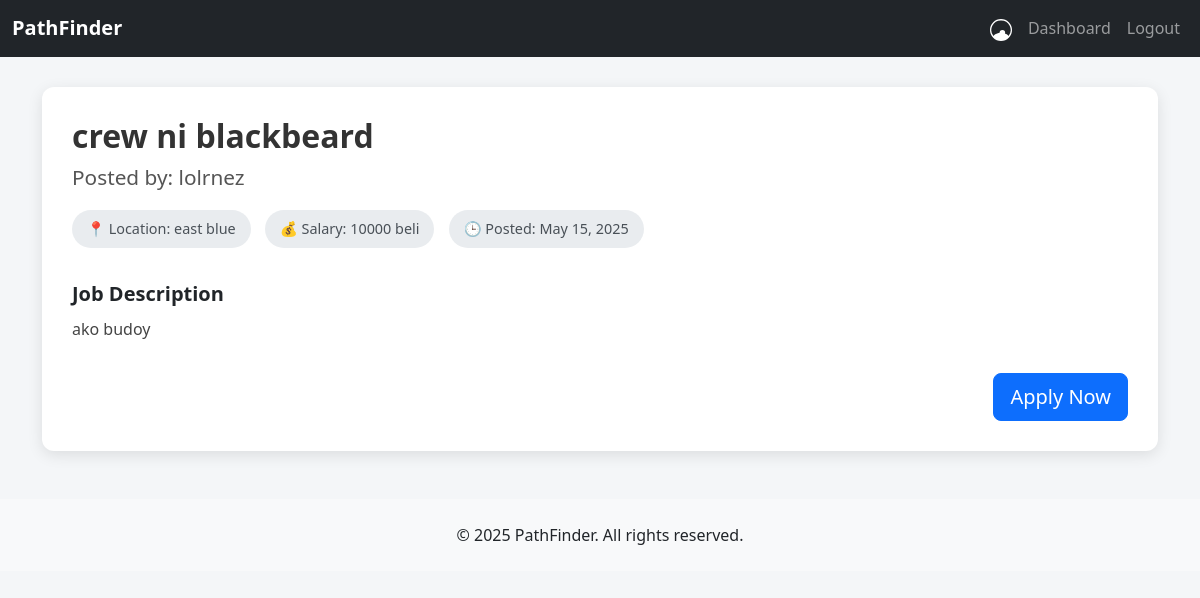
Page /view_job.php?id=3 (signed in) on the committed database.
### tables this page shows
CREATE TABLE `jobs` (
  `id` int(11) NOT NULL,
  `employer_id` int(11) NOT NULL,
  `title` varchar(255) NOT NULL,
  `description` text NOT NULL,
  `location` varchar(255) DEFAULT NULL,
  `salary` varchar(100) DEFAULT NULL,
  `created_at` datetime DEFAULT current_timestamp()
);

CREATE TABLE `users` (
  `id` int(11) NOT NULL,
  `fullname` varchar(100) NOT NULL,
  `email` varchar(100) NOT NULL,
  `resume` varchar(255) DEFAULT NULL,
  `password` varchar(255) NOT NULL,
  `role` enum('admin','employer','client') NOT NULL,
  `created_at` timestamp NOT NULL DEFAULT current_timestamp()
);

### view_job.php (the view, shortened to what this page needs)
<?php
require 'connection.php';
$job_id = (int)$_GET['id'];
$sql = "SELECT j.*, u.fullname AS employer_name
        FROM jobs j
        JOIN users u ON j.employer_id = u.id
        WHERE j.id = ?";
$stmt = $conn->prepare($sql);
$stmt->bind_param("i", $job_id);
$stmt->execute();
$result = $stmt->get_result();
$job = $result->fetch_assoc();
$has_applied = false;
?>
<!DOCTYPE html>
<html lang="en">
<head>
    <link href="https://cdn.jsdelivr.net/npm/bootstrap@5.3.3/dist/css/bootstrap.min.css" rel="stylesheet" />
</head>
<body>
<nav class="navbar navbar-expand-lg navbar-dark bg-dark">
    <div class="container-fluid">
        <a class="navbar-brand" href="dashboardclient.php">PathFinder</a>
        <div class="collapse navbar-collapse justify-content-end" id="navbarNav">
            <ul class="navbar-nav align-items-center">
                <li class="nav-item">
                    <a class="nav-link text-white" href="account.php" title="My Account">
                    </a>
                </li>
                <li class="nav-item">
                    <a class="nav-link" href="dashboardclient.php">Dashboard</a>
                <li class="nav-item">
                    <a class="nav-link" href="logout.php">Logout</a>
                </li>
            </ul>
        </div>
    </div>
</nav>
<div class="container">
    <div class="job-details-card">
        <h1 class="job-title-main"><?= htmlspecialchars($job['title']) ?></h1>
        <h2 class="company-name">Posted by: <?= htmlspecialchars($job['employer_name']) ?></h2>
        <div class="job-meta-info mb-4">
            <span class="job-meta-item">📍 Location: <?= htmlspecialchars($job['location']) ?></span>
            <?php if (!empty($job['salary'])): ?>
                <span class="job-meta-item">💰 Salary: <?= htmlspecialchars($job['salary']) ?></span>
            <?php endif; ?>
            <span class="job-meta-item">🕒 Posted: <?= date("F j, Y", strtotime($job['created_at'])) ?></span>
        </div>
        <div class="job-description">
            <h4 class="section-title">Job Description</h4>
            <p class="job-description-content"><?= nl2br(htmlspecialchars($job['description'])) ?></p>
        </div>
        <div class="apply-button-container">
            <?php if ($has_applied): ?>
                <span class="badge bg-success p-2 badge-applied">Already Applied</span>
            <?php else: ?>
                <a href="apply.php?id=<?= $job['id'] ?>" class="btn btn-primary btn-lg">Apply Now</a>
            <?php endif; ?>
        </div>
    </div>
</div>
<footer class="py-4 mt-5 bg-light text-center">
    <p class="mb-0">&copy; <?= date('Y') ?> PathFinder. All rights reserved.</p>
</footer>
</body>
</html>

### view_job.php (style rules this page uses)
body { background-color: #f4f6f8; font-family: 'Segoe UI', sans-serif; }
.navbar-brand { font-weight: bold; }
.job-details-card { background: #fff; border-radius: 12px; padding: 30px; margin-top: 30px; box-shadow: 0 4px 15px rgba(0,0,0,0.1); }
.job-title-main { font-size: 2rem; font-weight: 700; margin-bottom: 10px; color: #333; }
.company-name { font-size: 1.3rem; color: #555; margin-bottom: 20px; }
.job-meta-item { display: inline-block; background-color: #e9ecef; color: #495057; padding: 8px 15px; border-radius: 20px; margin-right: 10px; margin-bottom: 10px; font-size: 0.9rem; }
.job-description-content { margin-top: 10px; line-height: 1.7; color: #444; }
.apply-button-container { margin-top: 30px; text-align: right; }
.section-title { font-weight: 600; margin-bottom: 0.5rem; font-size: 1.25rem; }

### rows in the picture
jobs: title "crew ni blackbeard", users.fullname "lolrnez", location "east blue", salary "10000 beli", created_at "May 15, 2025", description "ako budoy"
